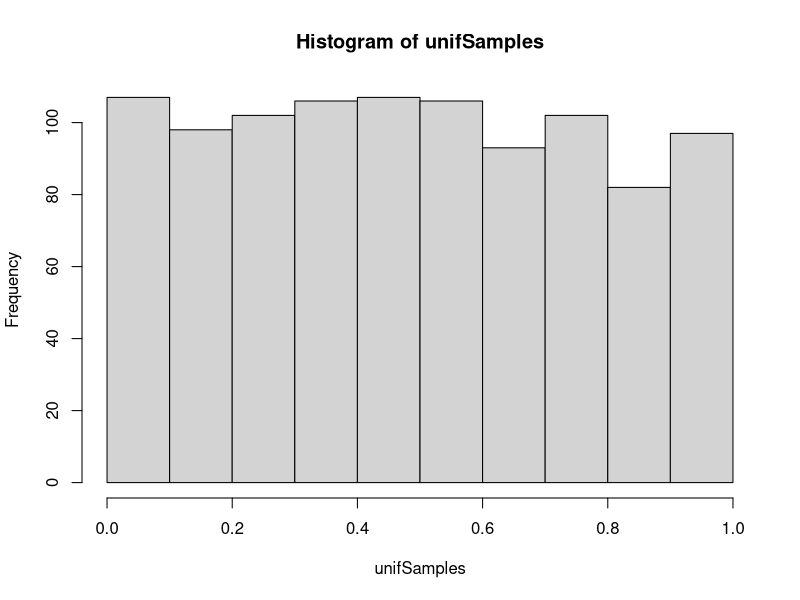
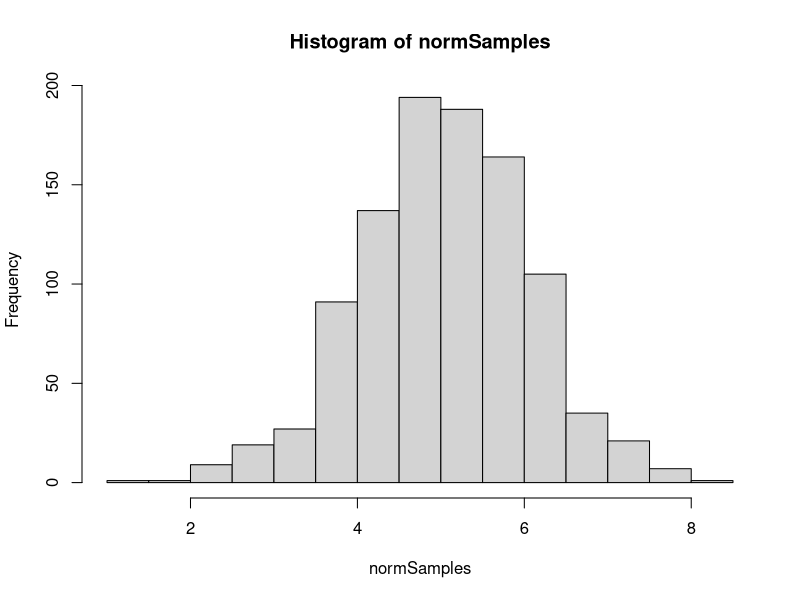
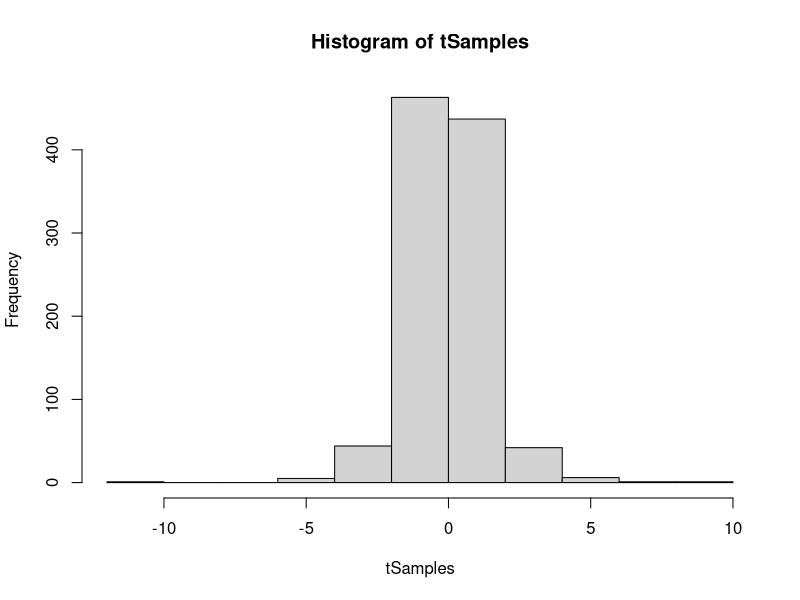
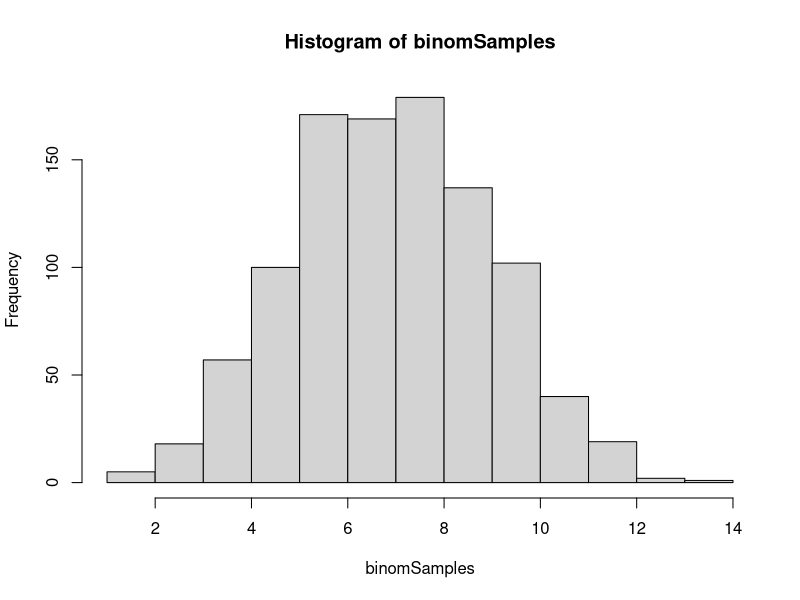
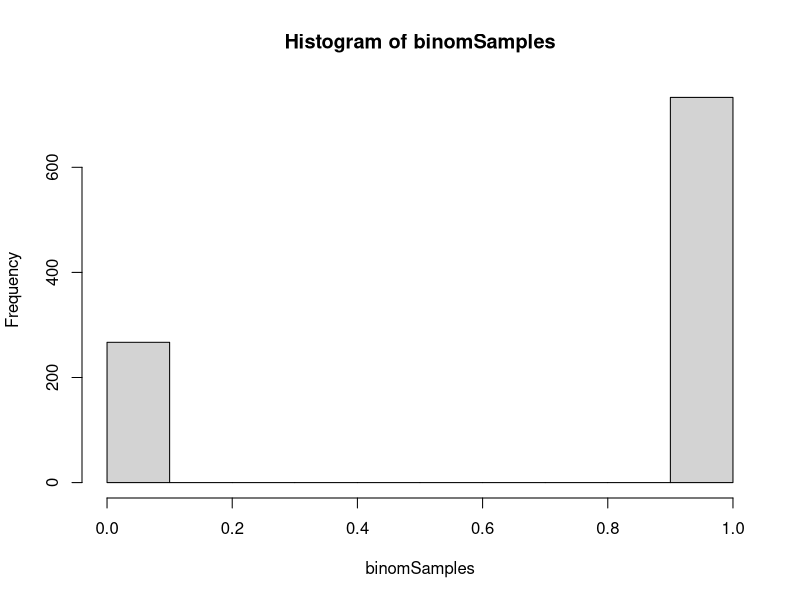
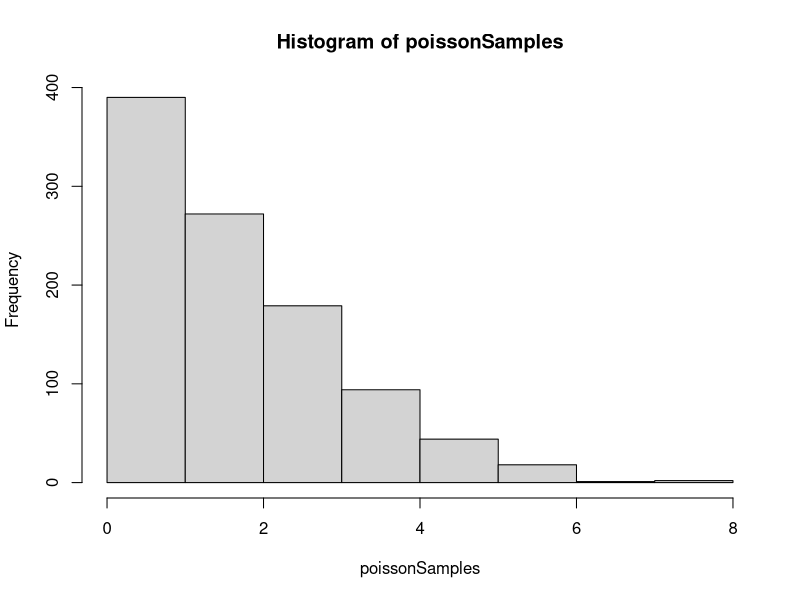
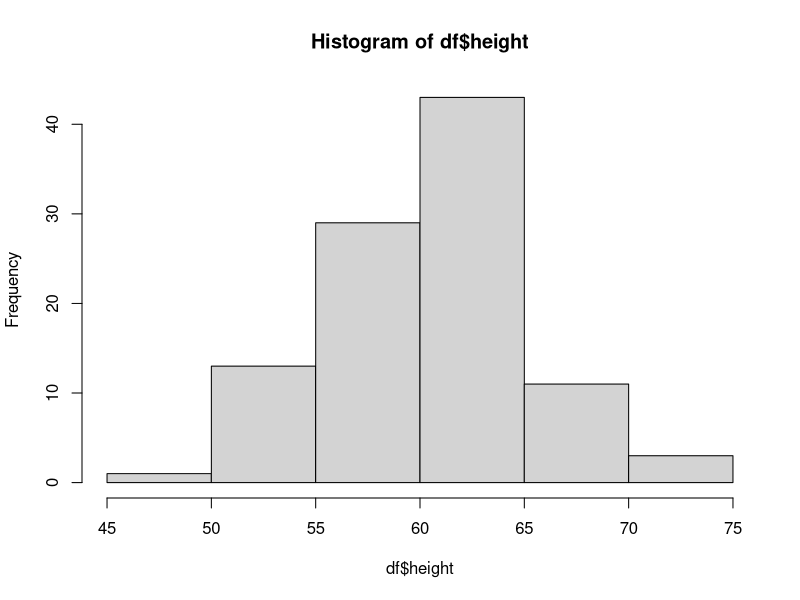
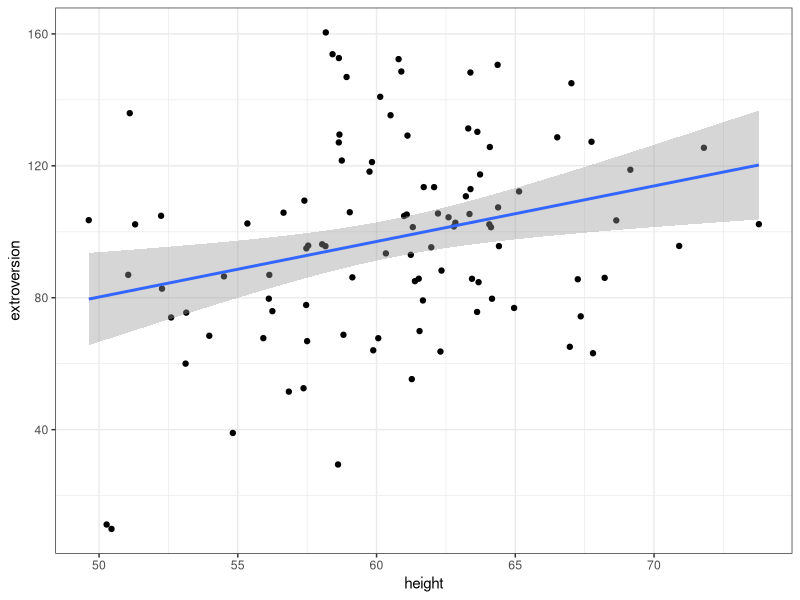

These figures' R source, in order:
## ---- chunk 1
knitr::opts_chunk$set(echo = TRUE)
library(tidyverse)
library(broom)
library(arm)
## ---- chunk 2
n <- 1000
unifSamples <- runif(n, min = 0, max = 1)
hist(unifSamples)
## ---- chunk 3
normSamples <- rnorm(n, mean = 5, sd = 1)
hist(normSamples)
## ---- chunk 4
tSamples <- rt(n, df =4)
hist(tSamples)
## ---- chunk 5
binomSamples <- rbinom(n, size = 20, prob = .37)
hist(binomSamples)
## ---- chunk 6
binomSamples <- rbinom(n, size = 1, prob = .74)
hist(binomSamples)
## ---- chunk 7
poissonSamples <- rpois(n, lambda = 2)
hist(poissonSamples)
## ---- chunk 8
n <- 100
df <- tibble(id = 1:n, 
                height = rnorm(n, mean = 60, sd = 5))

hist(df$height)
## ---- chunk 9
alpha <- 100
beta <- 2
noise <- 25
## ---- chunk 10
# we mean center height here, such that the intercept represents extroversion at the average height
df <- mutate(df,
             heightMeanCentered = height - mean(height),
             extroversion = rnorm(n, alpha + beta*heightMeanCentered, noise))


## ---- chunk 11
ggplot(data = df, aes(x = height, y = extroversion)) + 
  geom_point() +
  geom_smooth(method = 'lm') +
  theme_bw()
## ---- chunk 12
mod <- lm(data = df, extroversion ~ heightMeanCentered)
arm::display(mod)
## ---- chunk 13
nSims <- 1000

# generate 2n id values, nSims times total
simOutputs <- crossing(nSim = 1:nSims,
                 id = 1:n) %>%
  group_by(nSim) %>%
  mutate(.,
         height = rnorm(n, mean = 60, sd = 5),
         heightMeanCentered = height - mean(height),
         extroversion = rnorm(n, alpha + beta*heightMeanCentered, noise)) %>%
  nest() %>%
  mutate(mod = map(data, ~lm(extroversion ~ heightMeanCentered, data = .)))
## ---- chunk 14
# extreme tidy magic to map coefs to a new column
simOutputs <- simOutputs %>%
  mutate(coefs = map(mod, ~tidy(.)))

# Unnest coefs to long form
simOutLong <- simOutputs %>%
  unnest(coefs) %>%
  dplyr::filter(., !is.na(std.error)) %>%
  mutate(.,
         trueVal = case_when(
    term == '(Intercept)' ~ alpha,
    term == 'heightMeanCentered' ~ beta
  ))
## ---- chunk 15
myplot <- ggplot(simOutLong) +
  geom_hline(yintercept = 0, lty = 2) +
  geom_errorbar(aes(x = nSim, ymin = estimate - 2*std.error, ymax = estimate + 2*std.error),
                width = 0, alpha = .5) +
  geom_point(aes(x = nSim, y = estimate), color = 'purple', size = 1) +
  facet_wrap('term', scales = 'free_y') +
  geom_hline(aes(yintercept = trueVal), lty = 2, color = 'red')
  theme_bw()
## ---- chunk 16
myplot
## ---- chunk 17
heightParameters <- dplyr::filter(simOutLong, term == 'heightMeanCentered') %>%
  mutate(.,
         lwr = estimate - 2*std.error,
         upr = estimate + 2*std.error)

recoveryRate <- nrow(dplyr::filter(heightParameters, 
                           beta < upr & beta > lwr & lwr > 0))/nrow(heightParameters)

## ---- chunk 18
typeSRate <- nrow(dplyr::filter(heightParameters, 
                           estimate < 0))/nrow(heightParameters)
## ---- chunk 19
sampSizes <- seq(from = 10, to = 150, by = 10)
nSims <- 1000

# Make an empty data frame for power at each sample size
powDF <- tibble(recoveryRate = rep(NA, length(sampSizes)), typeSRate =rep(NA, length(sampSizes)), sampSizes)

for (i in 1:length(sampSizes)){
  n = sampSizes[i]
  simOutputs = crossing(nSim = 1:nSims,
                   id = 1:n) %>%
    group_by(nSim) %>%
    mutate(height = rnorm(n, mean = 60, sd = 5),
           heightMeanCentered = height - mean(height),
           extroversion = rnorm(n, alpha + beta*heightMeanCentered, noise)) %>%
    nest() %>%
    mutate(mod = map(data, ~lm(extroversion ~ heightMeanCentered, data = .)))
  
  simOutputs = simOutputs %>%
    mutate(coefs = map(mod, ~tidy(.)))

  # Unnest coefs to long form
  simOutLong = simOutputs %>%
    unnest(coefs) %>%
    dplyr::filter(., !is.na(std.error))
  
  heightParameters = filter(simOutLong, term == 'heightMeanCentered') %>%
  mutate(lwr = estimate - 2*std.error,
         upr = estimate + 2*std.error)

  powDF$recoveryRate[i] = nrow(filter(heightParameters, 
                           beta < upr & beta > lwr & lwr > 0))/nrow(heightParameters)
  
  powDF$typeSRate[i] = nrow(filter(heightParameters, 
                           estimate < 0))/nrow(heightParameters)
}
## ---- chunk 20
ggplot(data = powDF, aes(x = sampSizes, y = recoveryRate)) +
  geom_hline(yintercept = .8, lty = 2, alpha = .5, color = 'red') + 
  geom_line() +
  geom_point() +
  theme_bw() +
  labs(title = 'Height Parameter Recovery Rate as a function of Sample Size') 

ggplot(data = powDF, aes(x = sampSizes, y = typeSRate)) +
  geom_line() +
  geom_point() +
  theme_bw() +
  labs(title = 'Height Parameter Type S Error as a function of Sample Size')
